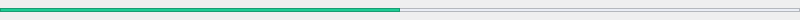
<?xml version="1.0" encoding="UTF-8"?>
<ui version="4.0">
 <class>MusicSlider</class>
 <widget class="QWidget" name="MusicSlider">
  <property name="geometry">
   <rect>
    <x>0</x>
    <y>0</y>
    <width>800</width>
    <height>20</height>
   </rect>
  </property>
  <property name="windowTitle">
   <string>Form</string>
  </property>
  <widget class="QFrame" name="inLine">
   <property name="geometry">
    <rect>
     <x>0</x>
     <y>8</y>
     <width>800</width>
     <height>4</height>
    </rect>
   </property>
   <property name="styleSheet">
    <string notr="true">#inLine
{
	background-color:#EBEEF5;
}</string>
   </property>
   <property name="frameShape">
    <enum>QFrame::StyledPanel</enum>
   </property>
   <property name="frameShadow">
    <enum>QFrame::Raised</enum>
   </property>
  </widget>
  <widget class="QFrame" name="outLine">
   <property name="geometry">
    <rect>
     <x>0</x>
     <y>8</y>
     <width>400</width>
     <height>4</height>
    </rect>
   </property>
   <property name="styleSheet">
    <string notr="true">#outLine
{
	background-color:#1ECC94;
}</string>
   </property>
   <property name="frameShape">
    <enum>QFrame::StyledPanel</enum>
   </property>
   <property name="frameShadow">
    <enum>QFrame::Raised</enum>
   </property>
  </widget>
 </widget>
 <resources/>
 <connections/>
</ui>
